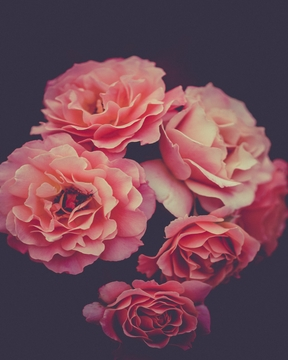
#> input picture Chapter-19/Practice-Projects/3.Custom-Seating-Cards/flower.jpg, 288 x 360 px
$ python card-generator.py
#> lines starting #> are read from the running program, lines starting #| are printed output that depends on the picture
from PIL import Image, ImageFont, ImageDraw, ImageOps

with open('guests.txt','r') as file:
#> (reads Chapter-15/Practice-Projects/2.Custom-Invitations-as-Word-Documents/guests.txt from the repository)
    lst = file.read().splitlines()
x = 0
while x < len(lst):
    img = Image.open("flower.jpg")
#> img is the input picture: PIL image 288x360 RGB; mean R, G, B 115.9, 72.9, 85.4
    draw = ImageDraw.Draw(img)
    # font = ImageFont.truetype(<font-file>, <font-size>)
    font = ImageFont.truetype("OpenSans-ExtraBold.ttf", 24)
    ifont = ImageFont.truetype("OpenSans-BoldItalic.ttf", 13)
    rfont = ImageFont.truetype("OpenSans-Regular.ttf", 24)
    # draw.text((x, y),"Sample Text",(r,g,b))
    draw.text((3, 100),"It would be a pleasure to have the company of",(0,0,0),font=ifont)
    draw.text((90, 115),str(lst[x]),(0,0,0),font=font)
    draw.text((25, 150),"at 11010 Memory Lane on the Evening of",(0,0,0),font=ifont)
    draw.text((110, 165),"April 1st",(0,0,0),font=rfont)
    draw.text((115, 200),"at 7 o' clock",(0,0,0),font=ifont)
    img.save(lst[x] + '.jpg')
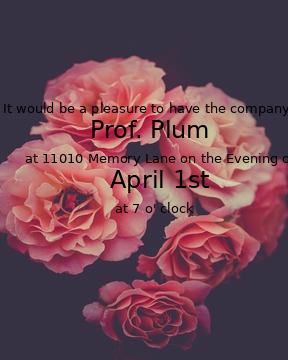
#> saved as Prof. Plum.jpg: PIL image 288x360 RGB; mean R, G, B 111.7, 70.4, 82.8
    img = Image.open(lst[x] + '.jpg')
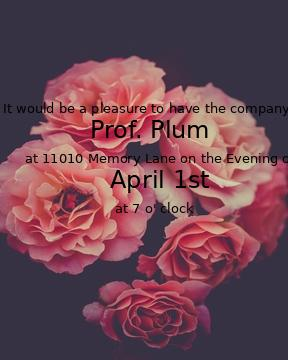
#> img: PIL image 288x360 RGB; mean R, G, B 111.6, 70.4, 82.9
    bordered_img = ImageOps.expand(img, border=5)
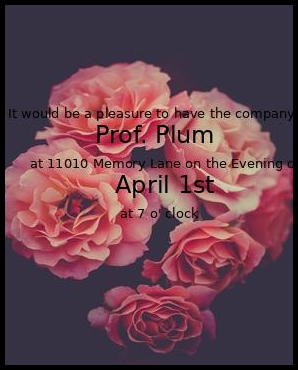
#> bordered_img: PIL image 298x370 RGB; mean R, G, B 105, 66.2, 77.9
    bordered_img.save(lst[x] + '.jpg')
    x+=1
